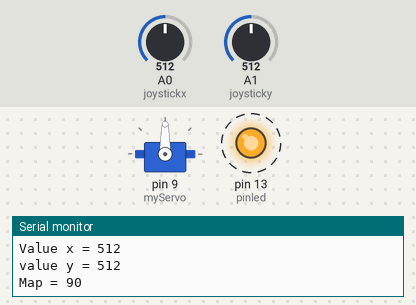
A sketch run on a simulated Arduino Uno, built with avr-gcc and run on an emulated ATmega328P. Parts: servo, output pins drawn as LEDs (lit = HIGH), the last lines printed to the serial monitor. Dashed ring = blinking. Inputs (shaded band) come from the test bench; at power-on: A0 (joystickx) = 512, A1 (joysticky) = 512.

Above: at 1.25 s.
1.3 s: A0 (joystickx) set to 716
At 1.45 s:
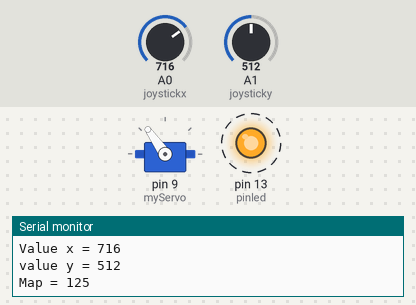
4.3 s: A0 (joystickx) set to 900
At 4.47 s:
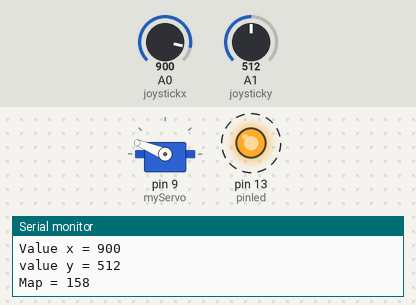
7.3 s: A0 (joystickx) set to 1023
At 7.48 s:
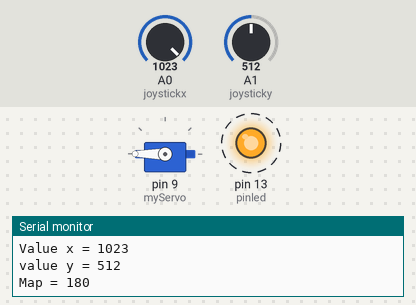
10.3 s: A0 (joystickx) set to 104
At 10.5 s:
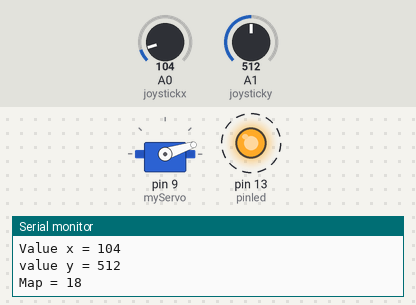
13.3 s: A0 (joystickx) set to 88
At 13.72 s:
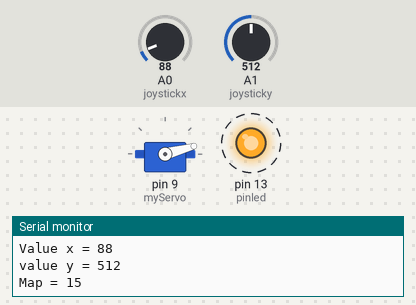
16.3 s: A1 (joysticky) set to 11
19.3 s: A1 (joysticky) set to 8
Timing chart, 0 to 23.3 s (numbered marks = the images above; inputs shaded):
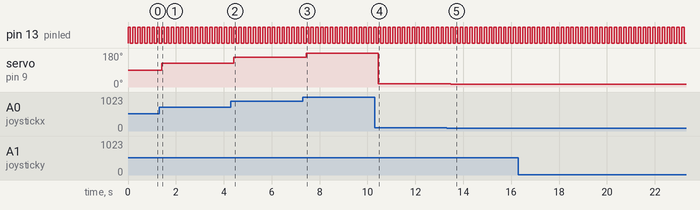

The sketch:

Nicholas2.ino
```cpp
#include <Servo.h>  // Include the Servo library

Servo myServo;  // Create a Servo object

int joysticktoservo=0;
int pinled=13;
int joystickx=A0;
int joysticky=A1;
int valuex=0;
int valuey=0;

void setup() {
  // put your setup code here, to run once:
myServo.attach(9);
pinMode(pinled,OUTPUT);
pinMode(joystickx,INPUT);
pinMode(joysticky,INPUT);
Serial.begin(9600);
}

void loop() {
  // put your main code here, to run repeatedly:
digitalWrite(pinled,HIGH);
delay(100);
//Serial.println("Led turn on");
digitalWrite(pinled,LOW);
delay(100);
//Serial.println("Led turn off");
valuex=analogRead(joystickx);
valuey=analogRead(joysticky);
Serial.print("Value x = ");
Serial.println(valuex);
Serial.print("value y = ");
Serial.println(valuey);
joysticktoservo=map(valuex,0,1023,0,180);
myServo.write(joysticktoservo);
Serial.print("Map = ");
Serial.println(joysticktoservo);
}
```

Measured:
- after the input at 1.3 s, servo on pin 9 (myServo): 90° → 125° after 0.11 s
- after the input at 4.3 s, servo on pin 9 (myServo): 125° → 158° after 0.12 s
- after the input at 7.3 s, servo on pin 9 (myServo): 158° → 180° after 0.14 s
- after the input at 10.3 s, servo on pin 9 (myServo): 180° → 18° after 0.16 s
- after the input at 13.3 s, servo on pin 9 (myServo): 18° → 15° after 0.17 s
- by itself, pin 13 (pinled): alternates HIGH for 0.10 s and LOW for 0.10 s
